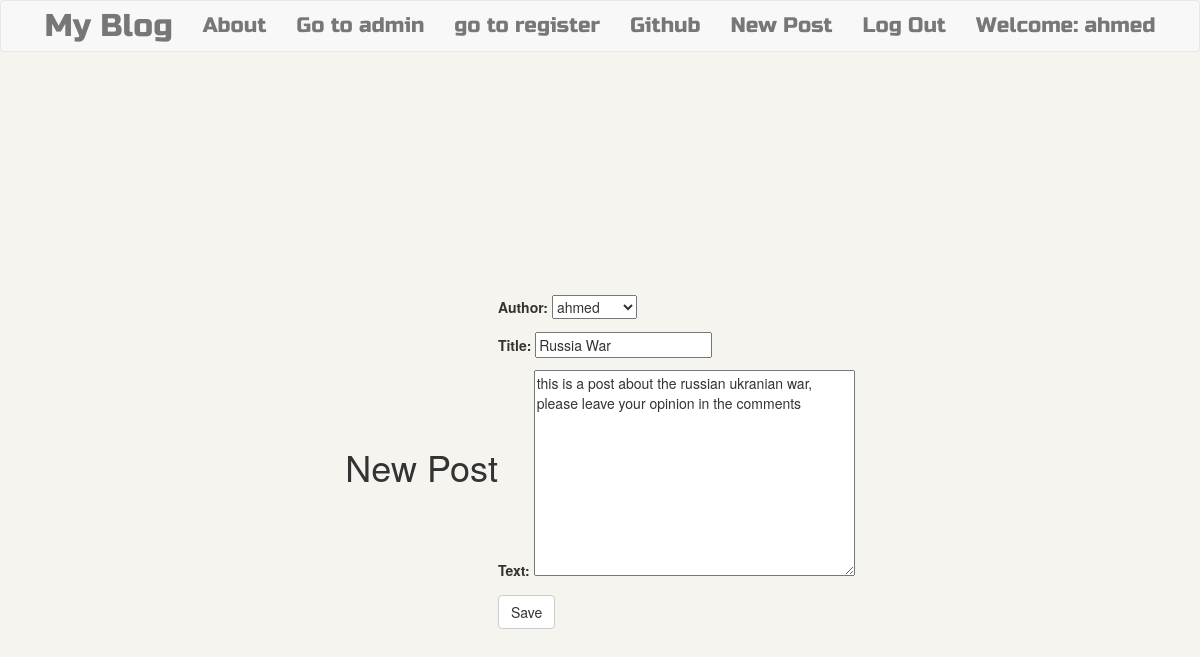
Screenshot of /post/3/edit/ (signed in) with the database file from the repository.
### blog/models.py (models this page shows, shortened)
class Post (models.Model):
    author=models.ForeignKey('auth.User',on_delete=models.CASCADE)
    title=models.CharField(max_length=200)
    text=models.TextField()
    create_date=models.DateTimeField(default=timezone.now)
    publish_date=models.DateTimeField(blank=True,null=True)

### blog/views.py (the view)
class updatepostview (LoginRequiredMixin,UpdateView):
    login_url='/login/'
    redirect_field_name="blog/post_detail.html"
    form_class=PostForm
    model=Post

### blog/forms.py
class PostForm (forms.ModelForm):
    class Meta ():
        model=Post
        fields=('author','title','text')
        widgets={
          'title':forms.TextInput(attrs={'class':'textinputclass'}),
          'text': forms.Textarea(attrs={'class':'editable medium-editor-textarea postcontent'})
        }

### blog/templates/blog/post_form.html (shortened to what this page needs)
{% extends 'blog/base.html' %}
{% block content %}
<h1>New Post</h1>
<form  method="POST">
{{form.as_p}}
<button type="submit" class='save btn btn-default' >Save</button>
</form>
{% endblock %}

### blog/templates/blog/base.html (shortened to what this page needs)
<!DOCTYPE html>
{% load staticfiles %}
<html lang="en" dir="ltr">
  <head>
<link rel="stylesheet" href="https://maxcdn.bootstrapcdn.com/bootstrap/3.3.7/css/bootstrap.min.css"
<script src="//cdn.jsdelivr.net/npm/medium-editor@latest/dist/js/medium-editor.min.js"></script>
<link rel="stylesheet" href="//cdn.jsdelivr.net/npm/medium-editor@latest/dist/css/medium-editor.min.css" type="text/css" media="screen" charset="utf-8">
<link rel="stylesheet" href="{% static 'css/blog.css' %}">
  </head>
  <body>
    <nav class='navbar navbar-default techfont custom-navbar '  >
      <div class="container">
        <ul class= 'nav navbar-nav'>
          <li> <a class='navbar-brand bigbrand' href="{% url 'postlist' %}">My Blog</a> </li>
          <li><a href="{% url 'about' %}">About</a></li>
          <li><a class="navbar-link" href="{% url 'admin:index' %}">Go to admin</a></li>
          <li><a class="navbar-link" href="{% url 'register' %}">go to register</a></li>
          <li><a href="https://www.github.com">Github</a> </li>
        </ul>
        <ul class='nav navbar-nav navbar-right'>
          {% if user.is_authenticated %}
          <li><a href="{% url 'postnew' %}">New Post</a> </li>
          <li><a href="{% url 'logout' %}">Log Out</a> </li>
          <li><a>Welcome: {{user.username}}</a> </li>
          {% else %}
          <li><a class='nav navbar-right' href="{% url 'login' %}">Login</a> </li>
          {% endif %}
        </ul>
      </div>
    </nav>
    <div class="content container">
      {% block content %}
      {% endblock %}
    </div>
  </body>
</html>

### blog/static/css/blog.css (style rules this page uses)
.techfont { font-family:'Russo One' ,sans-serif; font-size: 1.5em; margin-bottom: 10px; }
.bigbrand { font-size:1.5em; }
body, html { height: 100%; background: #F6F4EE; }
.container { display: flex; align-items: center; justify-content: center; height: 100%; }

### rows the page displays
Post: author "ahmed", title "Russia War", text "this is a post about the russian ukranian war, please leave your opinion in the comments"

### other values shown
{{ user.username }} "ahmed"
